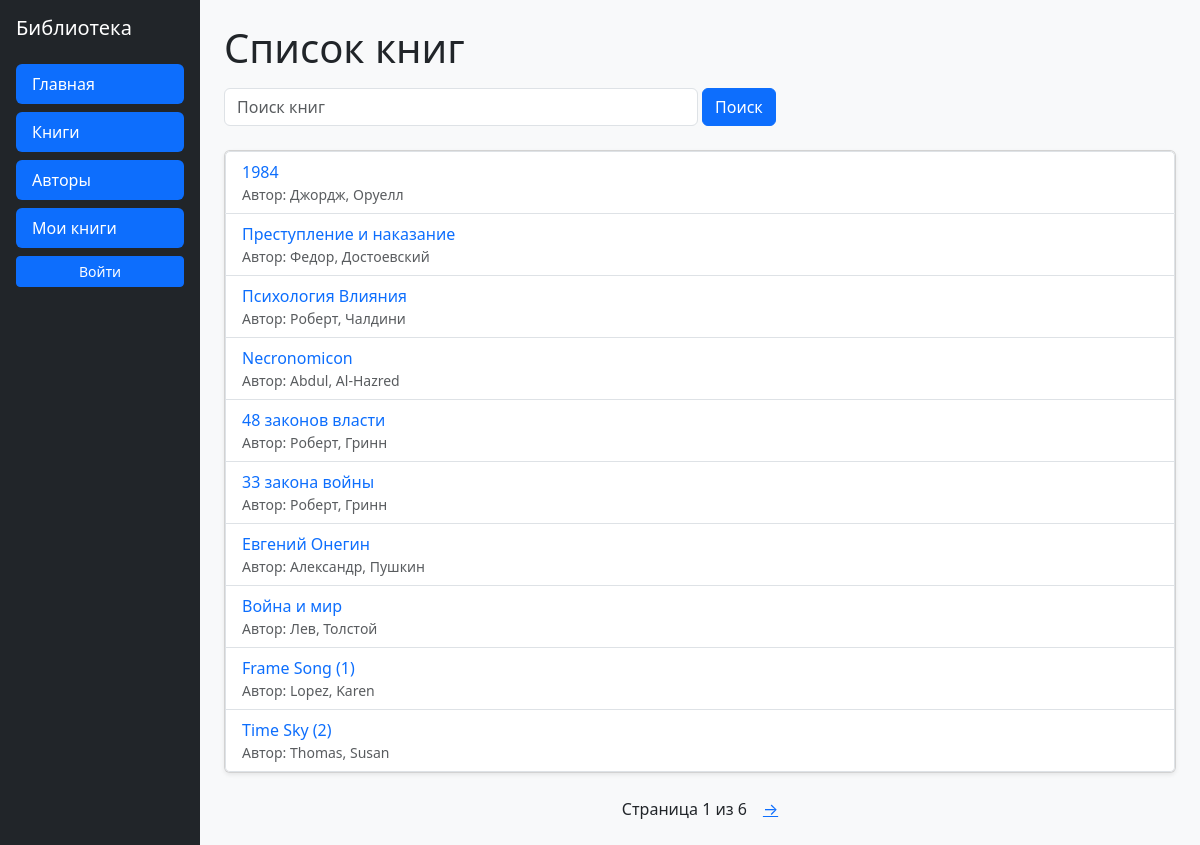
/catalog/books/, run on an earlier commit of the app's database.
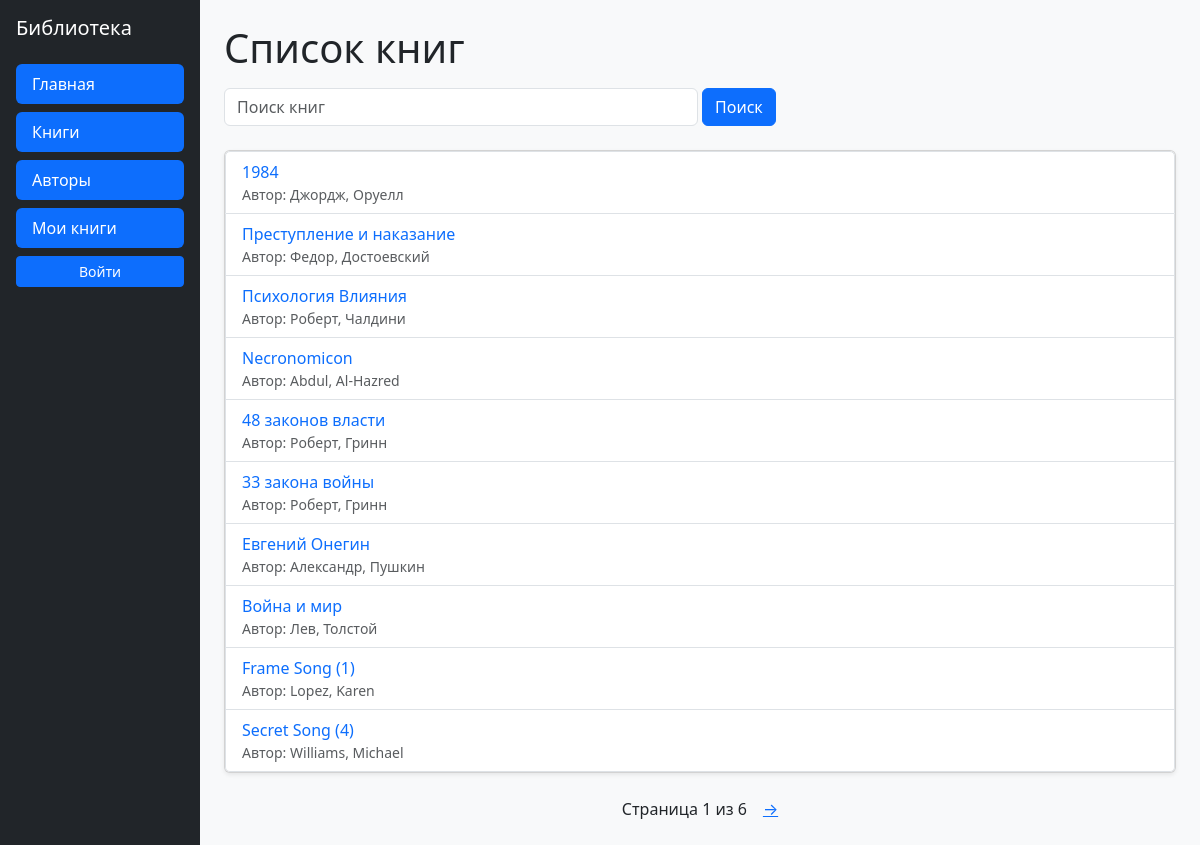
And on a later commit of the database.
### catalog/models.py (models this page shows, shortened)
class Book(models.Model):
    title = models.CharField(max_length=200)
    author = models.ForeignKey('Author', on_delete=models.SET_NULL, null=True)
    summary = models.TextField(max_length=1000, help_text='Введите краткое содержание')
    isbn = models.CharField('ISBN', max_length=13, help_text='Введите 13-значный ISBN код')
    genre = models.ManyToManyField(Genre, help_text='Выберите жанр')
    language = models.ForeignKey('Language', on_delete=models.SET_NULL, null=True)
    def get_absolute_url(self):
        return reverse("book_detail", kwargs={'pk': self.pk})
    def dislpay_genre(self):
        return ', '.join([genre.name for genre in self.genre.all()[:3]])
    dislpay_genre.short_description = 'Genre'

class Author(models.Model):
    first_name = models.CharField(max_length=100)
    last_name = models.CharField(max_length=100)
    date_of_birth = models.DateField(null=True, blank=True)
    date_of_death = models.DateField('Died', null=True, blank=True)
    def __str__(self):
        return f'{self.last_name}, {self.first_name}'
    class Meta:
        ordering = ['last_name']

### catalog/views.py (the view)
# urls.py: path('books/', views.BookListView.as_view(), name='books'),
class BookListView(generic.ListView):
    model = Book
    paginate_by = 10
    template_name = 'catalog/book_list.html'
    context_object_name = 'book_lst'
    def get_queryset(self):
        queryset = Book.objects.all()
        q = self.request.GET.get('q')
        if q:
            queryset = queryset.filter(
                Q(title__icontains=q) |
                Q(author__last_name__icontains=q) |
                Q(author__first_name__icontains=q)
            )
        return queryset

### catalog/templates/catalog/book_list.html (shortened to what this page needs)
{% extends 'catalog/base.html' %}
{% block content %}
<div class="mb-4">
  <h1 class="mb-3">Список книг</h1>
  <form method="get" class="row g-1">
    <div class="col-md-6">
      <input
        type="text"
        name="q"
        value="{{ request.GET.q }}"
        class="form-control"
        placeholder="Поиск книг">
    </div>
    <div class="col-md-2">
      <button type="submit" class="btn btn-primary">Поиск</button>
    </div>
  </form>
</div>
{% if book_lst %}
  <div class="card shadow-sm">
    <ul class="list-group">
      {% for book in book_lst %}
        <li class="list-group-item d-flex justify-content-between align-items-center">
          <div>
            <a href="{{ book.get_absolute_url }}" class="text-decoration-none">
              {{ book.title }}
            </a>
            <div class="text-muted small">Автор: {{ book.author }}</div>
          </div>
        </li>
      {% endfor %}
    </ul>
  </div>
{% else %}
  <div class="alert">
    Книги отсутствуют
  </div>
{% endif %}
{% endblock %}

What changed in the data, as far as the page shows it:
removed Book: title "Time Sky (2)", author "Thomas, Susan"
now on this page (row unchanged): Book: title "Secret Song (4)", author "Williams, Michael"
